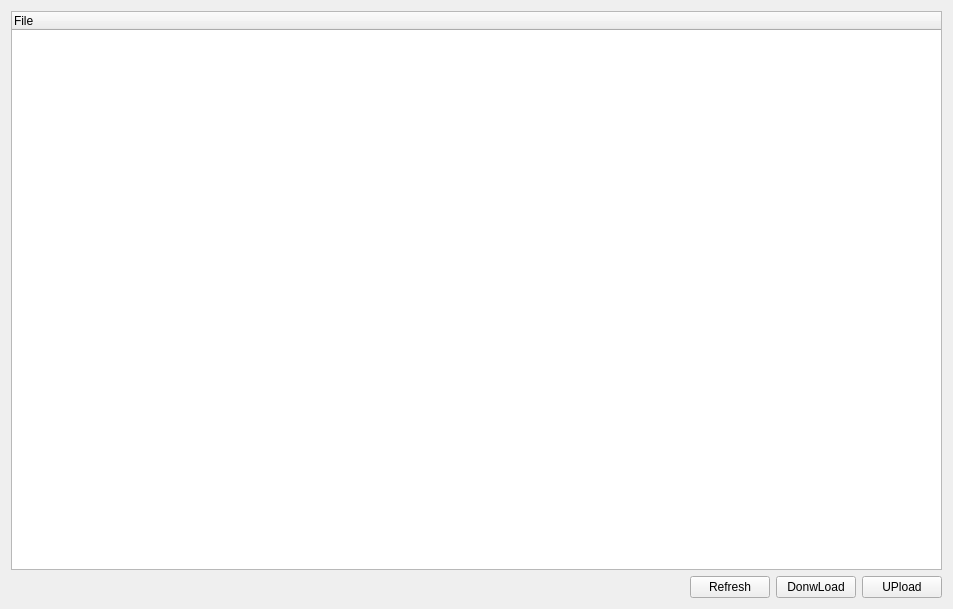
<?xml version="1.0" encoding="UTF-8"?>
<ui version="4.0">
 <class>CFileTransWgt</class>
 <widget class="QWidget" name="CFileTransWgt">
  <property name="geometry">
   <rect>
    <x>0</x>
    <y>0</y>
    <width>953</width>
    <height>609</height>
   </rect>
  </property>
  <property name="windowTitle">
   <string>CFileTransWgt</string>
  </property>
  <layout class="QHBoxLayout" name="horizontalLayout_2">
   <item>
    <layout class="QVBoxLayout" name="verticalLayout">
     <item>
      <widget class="QTreeWidget" name="treeWidget">
       <column>
        <property name="text">
         <string>File</string>
        </property>
       </column>
      </widget>
     </item>
     <item>
      <layout class="QHBoxLayout" name="horizontalLayout">
       <item>
        <spacer name="horizontalSpacer">
         <property name="orientation">
          <enum>Qt::Horizontal</enum>
         </property>
         <property name="sizeHint" stdset="0">
          <size>
           <width>40</width>
           <height>20</height>
          </size>
         </property>
        </spacer>
       </item>
       <item>
        <widget class="QPushButton" name="pushButton">
         <property name="text">
          <string>Refresh</string>
         </property>
        </widget>
       </item>
       <item>
        <widget class="QPushButton" name="pushButton_2">
         <property name="text">
          <string>DonwLoad</string>
         </property>
        </widget>
       </item>
       <item>
        <widget class="QPushButton" name="pushButton_3">
         <property name="text">
          <string>UPload</string>
         </property>
        </widget>
       </item>
      </layout>
     </item>
    </layout>
   </item>
  </layout>
 </widget>
 <layoutdefault spacing="6" margin="11"/>
 <resources/>
 <connections/>
</ui>
